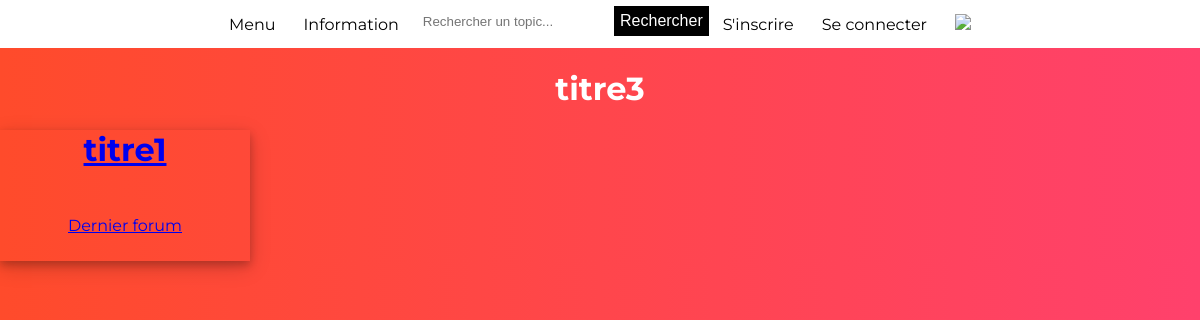
Page /TestPart1/Forum.php?index=3 on the earlier database version.
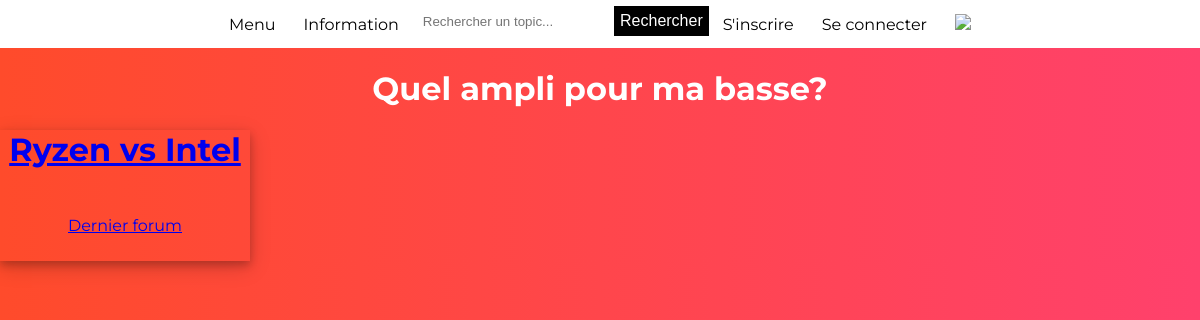
Same page on the later database version.
### tables this page shows
CREATE TABLE FilDeDiscussion
(
idFilDeDiscussion INT(11),
isFilDeDiscussionClos TINYINT,
titreFilDeDiscussion VARCHAR(64),
dateOuverture DATE,
Theme VARCHAR(64),
idCreateur INT(11),
PRIMARY KEY(idFilDeDiscussion)
);

### TestPart1/data/fildediscussion.php (called while the page is built, shortened)
<?php
    class FilDeDiscussion
    {
        private $titreFilDeDiscussion;
        public function getTitreFilDeDiscussion() {
            return $this->titreFilDeDiscussion;
        }
        public function getIdFilDeDiscussionWithId($idFilDeDiscussion)
        {
            $bdd=DatabaseLinker::getConnexion();
            $state = $bdd->prepare("SELECT * FROM FilDeDiscussion WHERE idFilDeDiscussion=?");
            $state->bindParam(1,$idFilDeDiscussion);
            $state->execute();
            $resultat = $state->fetchAll();
            foreach ($resultat as $ligneResultat)
            {
                $this->titreFilDeDiscussion = $ligneResultat["titreFilDeDiscussion"];
            }
        }
    }
?>

### TestPart1/Forum.php (the view, shortened to what this page needs)
<?php
	include("HeaderForum.php");
	include("data/fildediscussion.php");
	if (!empty($_GET["index"]))
	{
		include("BarreDeNavNonCo.php");
		$id = $_GET["index"];
		$fildediscussion = new FilDeDiscussion();
		$fildediscussion->getIdFilDeDiscussionWithId($id);
		if ($_GET["index"])
		echo '<h1>'.$fildediscussion->getTitreFilDeDiscussion().'</h1';
	?>
		<div>
			<a href="#"><div class="polaroid">
				<?php
					$DernierFilDeDiscussion = new FilDeDiscussion();
					$DernierFilDeDiscussion->getIdFilDeDiscussionWithId(1);
					echo '<h1>'.$DernierFilDeDiscussion->getTitreFilDeDiscussion().'</h1>';
				?>
			  <div class="container">
			    <p>Dernier forum</p>
			  </div>
			</div>
		</div></a>
	<?php
	}
?>

### TestPart1/HeaderForum.php (shortened to what this page needs)
<!DOCTYPE html>
<html>
<head>
</head>
<body>

### TestPart1/BarreDeNavNonCo.php
<div class="barreDeNavigation">
 	<a href="" ><i class="fas fa-align-justify"></i> Menu</a>
	<a href=""><i class="fas fa-info"></i> Information</a>
	<form class="search">
		<input type="search" placeholder="Rechercher un topic..." >
		<button>
			Rechercher
		</button>
	</form>
	<a href="indexLogin.php"><i class="far fa-clipboard"></i> S'inscrire</a>
	<a href="indexLogin.php"><i class="fas fa-key"></i> Se connecter</a>
	<a href="#"><img class="modesombre" src="image/sombre.png"></a>
</div>

### TestPart1/StyleForum.css (style rules this page uses)
body { margin:0px; text-align: center; background: linear-gradient(to right, #FF4B2B, #FF416C); color:white; font-family: 'Montserrat', sans-serif; }
.barreDeNavigation { background-color: white; display: flex; justify-content: center; }
.barreDeNavigation a { padding: 14px; border-right: white 2px; color: black; text-decoration: none; align-self: center; }
button { background: black; color: white; cursor: pointer; padding: 6px; border:none; font-size:16px; margin-top: 6px; }
input { padding: 10px; border:none; }
div.polaroid { width: 250px; box-shadow: 0 4px 8px 0 rgba(0, 0, 0, 0.2), 0 6px 20px 0 rgba(0, 0, 0, 0.19); text-align: center; }
div.container { padding: 10px; }

Differences in the rows shown:
changed fildediscussion: titreFilDeDiscussion "titre3" → "Quel ampli pour ma basse?"
changed fildediscussion: titreFilDeDiscussion "titre1" → "Ryzen vs Intel"
